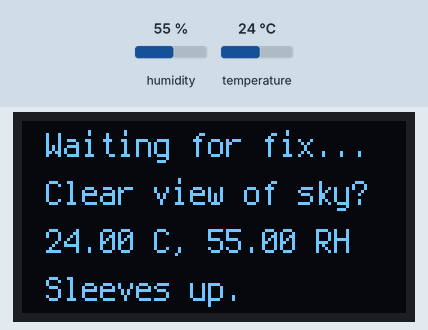
Simulated run of this program. Board: CircuitPython board. Shown: 128×64 one-colour display. Inputs (shaded band) come from the test bench; at power-on: humidity 55 %, temperature 24 °C. The clock reads 2024-03-15 10:24:30 at power-on unless the program sets it; files the program writes start out absent; the GPS gets a fix after 3 s at 37.7749, -122.4194 with 8 satellites; what the program prints to the serial console is not drawn.

Above: at 1.2 s.
1.3 s: humidity set to 22 %
At 3.6 s:
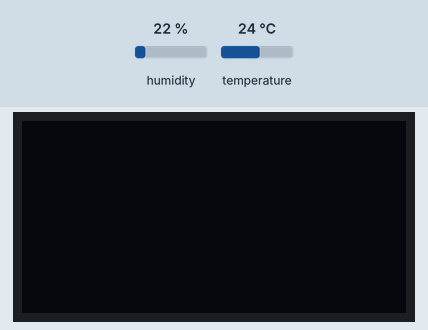
At 12.9 s:
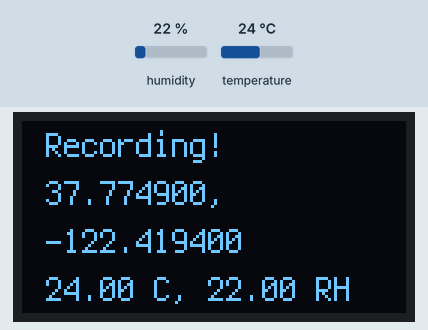
Timing chart, 0 to 14.4 s (numbered marks = the images above; inputs shaded):
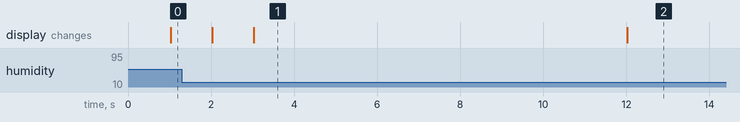

Measured:
- what the display in image 1 shows lasts 9.0 s, from 3.0 s to 12.0 s

The program:

code-Adafruit_Feather_RP2040_Adalogger_OLED.py
```python
### logging code for the
### Adafruit Feather RP2040 Adalogger
### + OLED FeatherWing
### (Rename to code.py when copying to the board.)

## Import core library dependencies
import sdcardio # for sdcard
import board # for display, gps, sdcard, sht45
import busio # for gps, sdcard
import digitalio # for display, sdcard
import displayio # for display
import gc # for memory maintenance
import os #for display, sdcard
import storage  # for sdcard
import terminalio # for display
import time # for code, gps
import traceback # for error logging
from microcontroller import watchdog as w # for restarting the system on a crash
from watchdog import WatchDogMode # for restarting the system on a crash
## Import library dependencies
from adafruit_display_text import label # for display
import adafruit_displayio_sh1107 # for display
import adafruit_gps # for gps
import adafruit_sht4x # for sht45
from i2cdisplaybus import I2CDisplayBus # for display

## Configure watchdog for restarting the system in event of a crash
w.timeout = 6
w.mode = WatchDogMode.RESET

## Setup the SD card
# Connect to the card and mount the filesystem.
sd_spi = busio.SPI(board.SD_CLK, board.SD_MOSI, board.SD_MISO)
sd = sdcardio.SDCard(sd_spi, board.SD_CS)
vfs = storage.VfsFat(sd)
storage.mount(vfs, "/sd")
# Configure logging variables.
LOG_FILE = "/sd/log.csv" # Path to the file to log data.
LOG_MODE = "a" # Mode for opening the log file.
# (Mode 'a' means append or add new lines to the end
# of the file rather than erasing it and starting over.)


## Setup the display - Adafruit 128x64 OLED FeatherWing
displayio.release_displays()
i2c = board.I2C()  # Uses board.SCL and board.SDA pins.
display_bus = I2CDisplayBus(i2c, device_address=0x3C)
# SH1107 is vertically oriented 64x128.
WIDTH = 128
HEIGHT = 64
BORDER = 2
display = adafruit_displayio_sh1107.SH1107(display_bus, width=WIDTH, height=HEIGHT)
# Make the display context.
splash = displayio.Group()
display.root_group = splash
# Configure what the display shows.
color_bitmap = displayio.Bitmap(WIDTH, HEIGHT, 1)
color_palette = displayio.Palette(1)
color_palette[0] = 0x000000  # Black.
bg_sprite = displayio.TileGrid(color_bitmap, pixel_shader=color_palette, x=0, y=0)
splash.append(bg_sprite)
# Set up 4 lines of text.
text_area1 = label.Label(terminalio.FONT, text=" "*20, color=0xFFFFFF, x=8, y=8) # fits 20 characters
splash.append(text_area1)
text_area2 = label.Label(terminalio.FONT, text=" "*20, color=0xFFFFFF, x=8, y=24) # fits 20 characters
splash.append(text_area2)
text_area3 = label.Label(terminalio.FONT, text=" "*20, color=0xFFFFFF, x=8, y=40) # fits 20 characters
splash.append(text_area3)
text_area4 = label.Label(terminalio.FONT, text=" "*20, color=0xFFFFFF, x=8, y=56) # fits 20 characters
splash.append(text_area4)


## Setup the SHT41/45 temperature and humidity sensor
sht = adafruit_sht4x.SHT4x(board.I2C())


## Setup the Adafruit Ultimate GPS
# Define RX and TX pins for the board's serial port connected to the GPS.
# These are the defaults you should use for the GPS FeatherWing.
RX = board.RX
TX = board.TX
# Create a serial connection for the GPS connection using default speed and
# a slightly higher timeout (GPS modules typically update once a second).
uart = busio.UART(TX, RX, baudrate=9600, timeout=10)
gps = adafruit_gps.GPS(uart)
# Turn on the basic GGA and RMC info,
gps.send_command(b"PMTK314,0,1,0,1,0,0,0,0,0,0,0,0,0,0,0,0,0,0,0")
# Set update rate to once a second (1hz) which is what you typically want.
gps.send_command(b"PMTK220,1000")


## Main code loop that runs for-ev-er
# Set the display sleep/wake cycle settings.
ON_DURATION = 3
OFF_DURATION = 9
display_on = True
last_toggle = time.monotonic()
# Create time counter for logging.
last_log = time.monotonic()
# Let's go!
while True:
    # feed the watchdog to prevent it expiring and resetting the system.
    w.feed()
    try:
        # Make sure to call gps.update() every loop iteration and at least twice
        # as fast as data comes from the GPS unit (set above to once a second).
        # This returns a bool that's true if it parsed new data.
        gps.update()
        current = time.monotonic()
        # Wait at least a second before running logging process.
        if current - last_log >= 1.0:
            last_log = current
            # Handle display sleep/wake cycle.
            if display_on:
                if current - last_toggle >= ON_DURATION:
                    display.sleep()
                    display_on = False
                    last_toggle = current
            else:
                if current - last_toggle >= OFF_DURATION:
                    display.wake()
                    display_on = True
                    last_toggle = current
            # Check for a location fix.
            if not gps.has_fix:
                # We don't have a fix yet.
                # Log to serial console in Mu Editor.
                print("Waiting for fix...")
                # Update the display screen.
                LINEWAITING = "{} C, {} RH".format("{:.2f}".format(sht.temperature), "{:.2f}".format(sht.relative_humidity))
                text_area1.text = "Waiting for fix..."
                text_area2.text = "Clear view of sky?"
                text_area3.text = LINEWAITING
                text_area4.text = "Sleeves up."
                # Go back to the top of the while loop.
                continue
            # We have a fix (gps.has_fix is true)!
            # Create a variable for each thing we want to record.
            THISTIME = "{}-{:02}-{:02}T{:02}:{:02}:{:02}Z".format( # Formatting in ISO 8601.
                gps.timestamp_utc.tm_year,  # Grab parts of the time from the
                gps.timestamp_utc.tm_mon,  # struct_time object that holds
                gps.timestamp_utc.tm_mday,  # the fix time.  Note you might
                gps.timestamp_utc.tm_hour,  # not get all data like year, day, month!
                gps.timestamp_utc.tm_min,
                gps.timestamp_utc.tm_sec
            )
            THISSPOT = "{:.6f},{:.6f}".format(gps.latitude, gps.longitude)
            THISTEMP = "{:.2f}".format(sht.temperature)
            THISHUMI = "{:.2f}".format(sht.relative_humidity)
            # Combine our measurements into one line.
            LINELOG = "{},{},{},{}\r\n".format(THISTIME, THISSPOT, THISTEMP, THISHUMI)
            # Update the display with the current data.
            text_area1.text = "Recording!"
            text_area2.text = "{:.6f},".format(gps.latitude)
            text_area3.text = "{:.6f}".format(gps.longitude)
            text_area4.text = "{} C, {} RH".format(THISTEMP, THISHUMI)
            # Open file and append a new data record.
            with open(LOG_FILE, LOG_MODE) as f:
                print(LINELOG)
                f.write(LINELOG.encode('utf-8'))
            # Free up the memory space from unused memory objects.
            gc.collect()
    except Exception as e:
        print("Loop error: ", e)
        with open("/sd/error.txt", "ab") as f:
            f.write(e.encode('utf-8'))
        # Free up the memory space from unused memory objects.
        gc.collect()
        # Wait a second before trying everything again.
        time.sleep(1)
```
